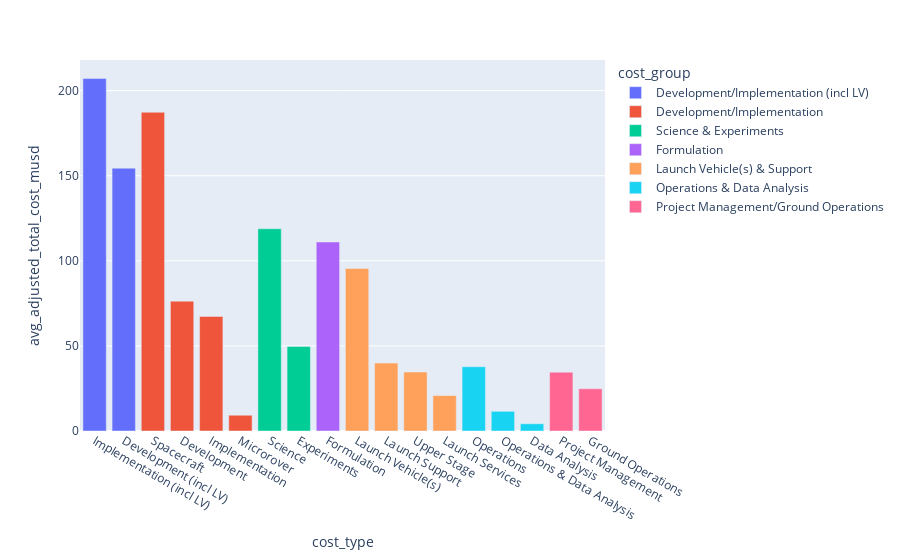

The cell this chart's notebook holds for it:
### Code cell
# Draw a bar plot of total cost vs. year, colored by destination
px.bar (
    mission_cost_MUSD,
    x = 'cost_type',
    y = 'avg_adjusted_total_cost_musd',
    color = 'cost_group'
)

### Figure 1 — Plotly figure (JSON) as saved in the notebook; plotly's stock layout.template omitted (floating-point values rounded to 4 significant figures)
{"data": [{"alignmentgroup": "True", "hovertemplate": "cost_group=Development/Implementation (incl LV)<br>cost_type=%{x}<br>avg_adjusted_total_cost_musd=%{y}<extra></extra>", "legendgroup": "Development/Implementation (incl LV)", "marker": {"color": "#636efa", "pattern": {"shape": ""}}, "name": "Development/Implementation (incl LV)", "offsetgroup": "Development/Implementation (incl LV)", "orientation": "v", "showlegend": true, "textposition": "auto", "x": ["Implementation (incl LV)", "Development (incl LV)"], "xaxis": "x", "y": [207.1, 154.4], "yaxis": "y", "type": "bar"}, {"alignmentgroup": "True", "hovertemplate": "cost_group=Development/Implementation<br>cost_type=%{x}<br>avg_adjusted_total_cost_musd=%{y}<extra></extra>", "legendgroup": "Development/Implementation", "marker": {"color": "#EF553B", "pattern": {"shape": ""}}, "name": "Development/Implementation", "offsetgroup": "Development/Implementation", "orientation": "v", "showlegend": true, "textposition": "auto", "x": ["Spacecraft", "Development", "Implementation", "Microrover"], "xaxis": "x", "y": [187.3, 76.29, 67.33, 9.275], "yaxis": "y", "type": "bar"}, {"alignmentgroup": "True", "hovertemplate": "cost_group=Science & Experiments<br>cost_type=%{x}<br>avg_adjusted_total_cost_musd=%{y}<extra></extra>", "legendgroup": "Science & Experiments", "marker": {"color": "#00cc96", "pattern": {"shape": ""}}, "name": "Science & Experiments", "offsetgroup": "Science & Experiments", "orientation": "v", "showlegend": true, "textposition": "auto", "x": ["Science", "Experiments"], "xaxis": "x", "y": [118.8, 49.61], "yaxis": "y", "type": "bar"}, {"alignmentgroup": "True", "hovertemplate": "cost_group=Formulation<br>cost_type=%{x}<br>avg_adjusted_total_cost_musd=%{y}<extra></extra>", "legendgroup": "Formulation", "marker": {"color": "#ab63fa", "pattern": {"shape": ""}}, "name": "Formulation", "offsetgroup": "Formulation", "orientation": "v", "showlegend": true, "textposition": "auto", "x": ["Formulation"], "xaxis": "x", "y": [111.0], "yaxis": "y", "type": "bar"}, {"alignmentgroup": "True", "hovertemplate": "cost_group=Launch Vehicle(s) & Support<br>cost_type=%{x}<br>avg_adjusted_total_cost_musd=%{y}<extra></extra>", "legendgroup": "Launch Vehicle(s) & Support", "marker": {"color": "#FFA15A", "pattern": {"shape": ""}}, "name": "Launch Vehicle(s) & Support", "offsetgroup": "Launch Vehicle(s) & Support", "orientation": "v", "showlegend": true, "textposition": "auto", "x": ["Launch Vehicle(s)", "Launch Support", "Upper Stage", "Launch Services"], "xaxis": "x", "y": [95.52, 39.91, 34.66, 20.85], "yaxis": "y", "type": "bar"}, {"alignmentgroup": "True", "hovertemplate": "cost_group=Operations & Data Analysis<br>cost_type=%{x}<br>avg_adjusted_total_cost_musd=%{y}<extra></extra>", "legendgroup": "Operations & Data Analysis", "marker": {"color": "#19d3f3", "pattern": {"shape": ""}}, "name": "Operations & Data Analysis", "offsetgroup": "Operations & Data Analysis", "orientation": "v", "showlegend": true, "textposition": "auto", "x": ["Operations", "Operations & Data Analysis", "Data Analysis"], "xaxis": "x", "y": [37.76, 11.57, 4.263], "yaxis": "y", "type": "bar"}, {"alignmentgroup": "True", "hovertemplate": "cost_group=Project Management/Ground Operations<br>cost_type=%{x}<br>avg_adjusted_total_cost_musd=%{y}<extra></extra>", "legendgroup": "Project Management/Ground Operations", "marker": {"color": "#FF6692", "pattern": {"shape": ""}}, "name": "Project Management/Ground Operations", "offsetgroup": "Project Management/Ground Operations", "orientation": "v", "showlegend": true, "textposition": "auto", "x": ["Project Management", "Ground Operations"], "xaxis": "x", "y": [34.56, 24.81], "yaxis": "y", "type": "bar"}], "layout": {"xaxis": {"anchor": "y", "domain": [0, 1], "title": {"text": "cost_type"}}, "yaxis": {"anchor": "x", "domain": [0, 1], "title": {"text": "avg_adjusted_total_cost_musd"}}, "legend": {"title": {"text": "cost_group"}, "tracegroupgap": 0}, "margin": {"t": 60}, "barmode": "relative"}}
